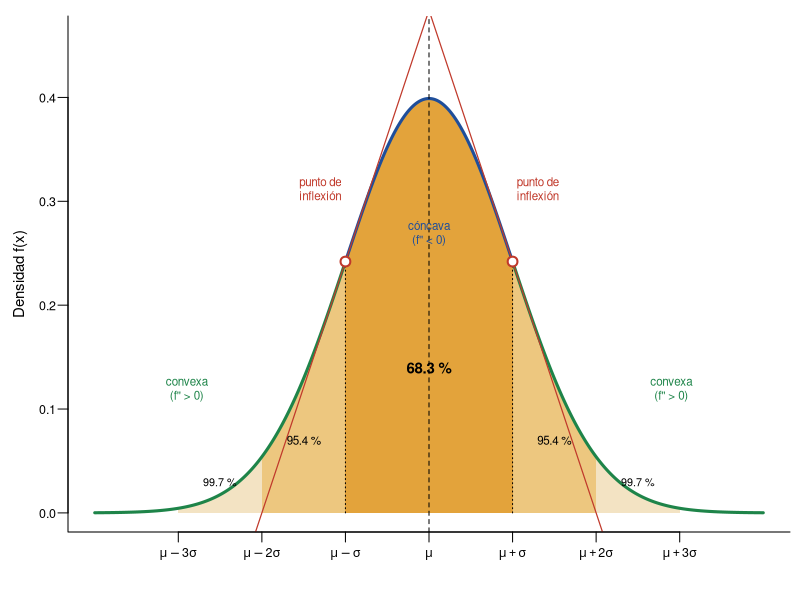

Write R code to recreate this figure.
# La curva normal: media, desviación típica, puntos de inflexión y áreas
# No necesita datos: es teoría (aquí mu = 0 y sigma = 1; para otra N(mu, sigma) basta reescalar)
mu <- 0; s <- 1
op <- par(mar = c(3.4, 3.4, 0.8, 0.5), mgp = c(2, 0.6, 0), cex.axis = 0.75, cex.lab = 0.9)
x <- seq(mu - 4 * s, mu + 4 * s, length.out = 600)
plot(x, dnorm(x, mu, s), type = "n", las = 1, bty = "l", xaxt = "n",
     xlab = "", ylab = "Densidad f(x)", ylim = c(0, 0.46))
bandas <- list(c(3, "#F3E3C3"), c(2, "#EDC77F"), c(1, "#E3A33B"))   # ±3, ±2, ±1 sigma
for (b in bandas) {
  k <- as.numeric(b[1]); z <- seq(mu - k * s, mu + k * s, length.out = 200)
  polygon(c(z, rev(z)), c(dnorm(z, mu, s), rep(0, 200)), col = b[2], border = NA)
}
dentro <- abs(x - mu) <= s                         # cóncava (f'' < 0) entre mu - s y mu + s
lines(x[dentro], dnorm(x[dentro], mu, s), lwd = 3, col = "#1F4E9A")
lines(x[x <= mu - s], dnorm(x[x <= mu - s], mu, s), lwd = 3, col = "#1E8449")   # convexa (f'' > 0)
lines(x[x >= mu + s], dnorm(x[x >= mu + s], mu, s), lwd = 3, col = "#1E8449")
for (k in c(-1, 1)) {                                 # tangente en el punto de inflexión: cruza la curva
  y0 <- dnorm(mu + k * s, mu, s); m <- -dnorm(mu + k * s, mu, s) * k / s
  xt <- mu + k * s + c(-1.1, 1.1) * s
  segments(xt[1], y0 + m * (xt[1] - mu - k * s), xt[2], y0 + m * (xt[2] - mu - k * s),
           col = "#C0392B", lwd = 1.2)
}
abline(v = mu, lty = 2)
segments(mu + c(-1, 1) * s, 0, mu + c(-1, 1) * s, dnorm(1, mu, s), lty = 3)
points(mu + c(-1, 1) * s, rep(dnorm(1, mu, s), 2), pch = 21, bg = "white", col = "#C0392B", lwd = 2, cex = 1.3)
text(mu + 1.05 * s, dnorm(1, mu, s) + 0.07, "punto de\ninflexión", adj = 0, cex = 0.7, col = "#C0392B")
text(mu - 1.05 * s, dnorm(1, mu, s) + 0.07, "punto de\ninflexión", adj = 1, cex = 0.7, col = "#C0392B")
axis(1, at = mu + (-3:3) * s,
     labels = expression(mu - 3 * sigma, mu - 2 * sigma, mu - sigma, mu, mu + sigma, mu + 2 * sigma, mu + 3 * sigma))
text(mu, 0.14, "68.3 %", font = 2, cex = 0.9)
text(mu, 0.27, "cóncava\n(f'' < 0)", cex = 0.7, col = "#1F4E9A")
text(mu - 2.9 * s, 0.12, "convexa\n(f'' > 0)", cex = 0.7, col = "#1E8449")
text(mu + 2.9 * s, 0.12, "convexa\n(f'' > 0)", cex = 0.7, col = "#1E8449")
text(mu + 1.5 * s, 0.07, "95.4 %", cex = 0.7); text(mu - 1.5 * s, 0.07, "95.4 %", cex = 0.7)
text(mu + 2.5 * s, 0.03, "99.7 %", cex = 0.65); text(mu - 2.5 * s, 0.03, "99.7 %", cex = 0.65)
par(op)
